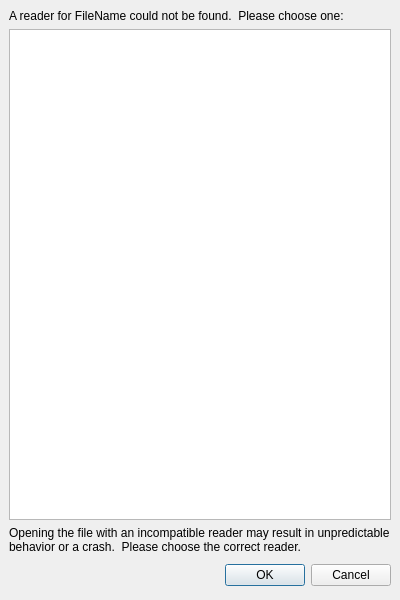
<ui version="4.0" >
 <class>pqSelectReaderDialog</class>
 <widget class="QDialog" name="pqSelectReaderDialog" >
  <property name="geometry" >
   <rect>
    <x>0</x>
    <y>0</y>
    <width>400</width>
    <height>600</height>
   </rect>
  </property>
  <property name="windowTitle" >
   <string>Open Data With...</string>
  </property>
  <layout class="QVBoxLayout" >
   <property name="margin" >
    <number>9</number>
   </property>
   <property name="spacing" >
    <number>6</number>
   </property>
   <item>
    <widget class="QLabel" name="FileInfo" >
     <property name="text" >
      <string>A reader for FileName could not be found.  Please choose one:</string>
     </property>
     <property name="wordWrap" >
      <bool>true</bool>
     </property>
    </widget>
   </item>
   <item>
    <widget class="QListWidget" name="listWidget" />
   </item>
   <item>
    <widget class="QLabel" name="label_2" >
     <property name="text" >
      <string>Opening the file with an incompatible reader may result in unpredictable behavior or a crash.  Please choose the correct reader.</string>
     </property>
     <property name="wordWrap" >
      <bool>true</bool>
     </property>
    </widget>
   </item>
   <item>
    <layout class="QHBoxLayout" >
     <property name="margin" >
      <number>0</number>
     </property>
     <property name="spacing" >
      <number>6</number>
     </property>
     <item>
      <spacer>
       <property name="orientation" >
        <enum>Qt::Horizontal</enum>
       </property>
       <property name="sizeHint" >
        <size>
         <width>131</width>
         <height>31</height>
        </size>
       </property>
      </spacer>
     </item>
     <item>
      <widget class="QPushButton" name="okButton" >
       <property name="text" >
        <string>OK</string>
       </property>
      </widget>
     </item>
     <item>
      <widget class="QPushButton" name="cancelButton" >
       <property name="text" >
        <string>Cancel</string>
       </property>
      </widget>
     </item>
    </layout>
   </item>
  </layout>
 </widget>
 <resources/>
 <connections>
  <connection>
   <sender>okButton</sender>
   <signal>clicked()</signal>
   <receiver>pqSelectReaderDialog</receiver>
   <slot>accept()</slot>
   <hints>
    <hint type="sourcelabel" >
     <x>268</x>
     <y>271</y>
    </hint>
    <hint type="destinationlabel" >
     <x>96</x>
     <y>254</y>
    </hint>
   </hints>
  </connection>
  <connection>
   <sender>cancelButton</sender>
   <signal>clicked()</signal>
   <receiver>pqSelectReaderDialog</receiver>
   <slot>reject()</slot>
   <hints>
    <hint type="sourcelabel" >
     <x>351</x>
     <y>271</y>
    </hint>
    <hint type="destinationlabel" >
     <x>179</x>
     <y>282</y>
    </hint>
   </hints>
  </connection>
  <connection>
   <sender>listWidget</sender>
   <signal>doubleClicked(QModelIndex)</signal>
   <receiver>pqSelectReaderDialog</receiver>
   <slot>accept()</slot>
   <hints>
    <hint type="sourcelabel" >
     <x>170</x>
     <y>92</y>
    </hint>
    <hint type="destinationlabel" >
     <x>16</x>
     <y>263</y>
    </hint>
   </hints>
  </connection>
 </connections>
</ui>
